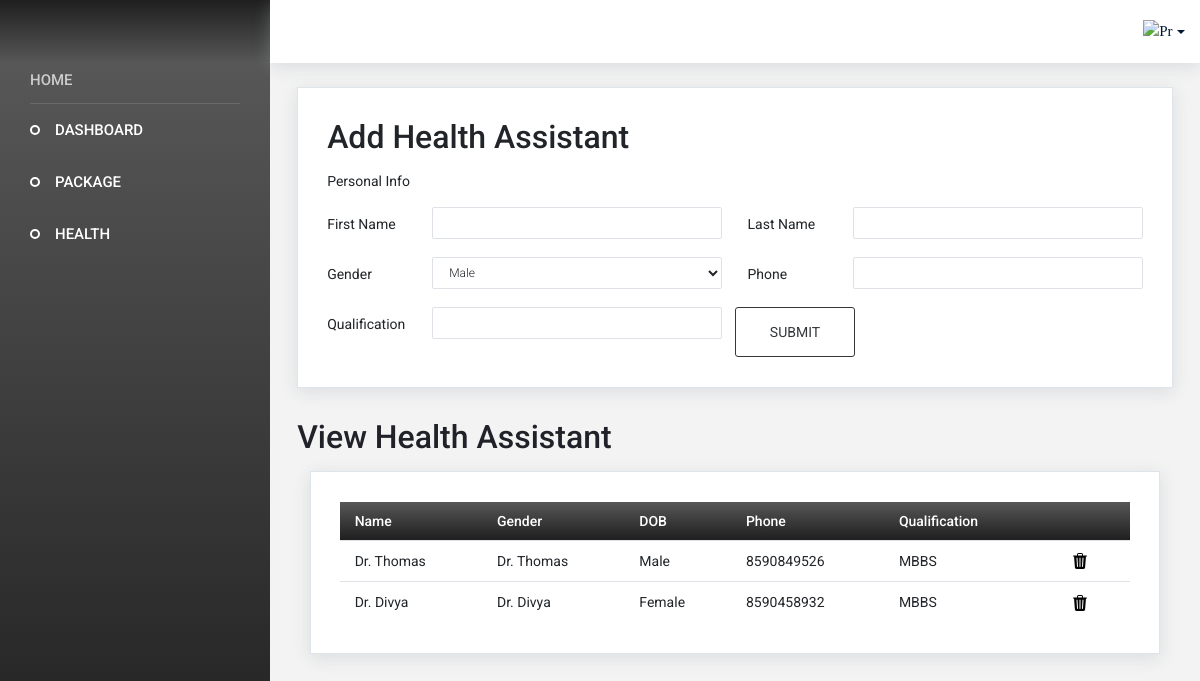
Page /health_assistance (signed in) on the committed database.
### app/models.py (models this page shows, shortened)
class HealthAssistant(models.Model):
    first_name = models.CharField(max_length=50)
    last_name = models.CharField(max_length=50)
    gender = models.CharField(max_length=50)
    phone_number = models.CharField(max_length=10)
    qualification = models.CharField(max_length=200)
    user_id = models.ForeignKey(CustomUser, on_delete=models.CASCADE)

### app/views.py (the view)
# urls.py: path('health_assistance', views.health_assistance, name="health_assistance"),
@cache_control(no_cache=True, must_revalidate=True, no_store=True)
@login_required(login_url=Login)
def health_assistance(request):
    user = CustomUser.objects.get(id=request.user.id)
    if request.method == 'POST':
        first_name = request.POST['first_name']
        last_name = request.POST['last_name']
        gender = request.POST['gender']
        phone_number = request.POST['phone_number']
        qualification = request.POST['qualification']
        data = HealthAssistant.objects.create(user_id=user, first_name=first_name,last_name=last_name, gender=gender, phone_number=phone_number,qualification=qualification)
        data.save()
        health_assistants = HealthAssistant.objects.filter(user_id=user)
        context = {
            'health_assistants': health_assistants,
            'User':user
        }
        return render(request, 'Agency/health-assistant.html', context)
    else:
        health_assistants = HealthAssistant.objects.filter(user_id=user)
        context = {
            'health_assistants': health_assistants,
            "User":user
        }
        return render(request, 'Agency/health-assistant.html', context)

### template/Agency/health-assistant.html (shortened to what this page needs)
{% extends 'Agency/index.html' %}
{% block content %}
  <div class="main-panel">
    <div class="content-wrapper">
      <div class="row">
        <div class="col-12 grid-margin">
          <div class="card">
            <div class="card-body">
              <h4 class="card-title" style="font-size: xx-large;">Add Health Assistant</h4>
              <form class="form-sample" action="{% url 'health_assistance' %}" method="post">
                <p class="card-description">Personal Info</p>
                <div class="row">
                  <div class="col-md-6">
                    <div class="form-group row">
                      <label class="col-sm-3 col-form-label">First Name</label>
                      <div class="col-sm-9">
                        <input type="text" name="first_name" class="form-control" />
                      </div>
                    </div>
                  </div>
                  <div class="col-md-6">
                    <div class="form-group row">
                      <label class="col-sm-3 col-form-label">Last Name</label>
                      <div class="col-sm-9">
                        <input type="text" name="last_name" class="form-control" />
                      </div>
                    </div>
                  </div>
                </div>
                <div class="row">
                  <div class="col-md-6">
                    <div class="form-group row">
                      <label class="col-sm-3 col-form-label">Gender</label>
                      <div class="col-sm-9">
                        <select class="form-control" name="gender">
                          <option>Male</option>
                        </select>
                      </div>
                    </div>
                  </div>
                <div class="col-md-6">
                  <div class="form-group row">
                    <label class="col-sm-3 col-form-label">Phone </label>
                    <div class="col-sm-9">
                      <input type="text" name="phone_number" class="form-control" />
                    </div>
                  </div>
                </div>
                <div class="col-md-6">
                  <div class="form-group row">
                    <label class="col-sm-3 col-form-label">Qualification</label>
                    <div class="col-sm-9">
                      <input type="text" name="qualification" class="form-control" />
                    </div>
                  </div>
                </div>
                <button type="submit" class="btn btn-outline-primary btn-fw">
                  SUBMIT</button>
              </form>
            </div>
          </div>
        </div>
        <h4 class="card-title" style="font-size: xx-large; margin-top: 30px;"> View Health Assistant</h4>
        <div class="col-lg-12  grid-margin ">
          <div class="card">
            <div class="card-body">
              <table class="table table-hover">
                <thead>
                  <tr>
                    <th>Name</th>
                    <th>Gender</th>
                    <th>DOB</th>
                    <th>Phone</th>
                    <th>Qualification</th>
                    <th></th>
                  </tr>
                </thead>
                <tbody>
                  {% for health_assistant in health_assistants %}
                  <tr>
                    <td>{{health_assistant.first_name}}</td>
                    <td>{{health_assistant.first_name}}</td>
                    <td>{{health_assistant.gender}}</td>
                    <td>{{health_assistant.phone_number}}</td>
                    <td>{{health_assistant.qualification}}</td>
                    <td><a href="{% url 'delete_healthassistant' id=health_assistant.id %}" style="padding-left: 20px;">
                    </a></td>
                  </tr>
                  {% endfor %}
                </tbody>
              </table>
            </div>
          </div>
        </div>
      </div>
    </div>
  </div>
{% endblock %}

### static/css/style1.css (style rules this page uses)
.card { box-shadow: 0 0 0 0 rgba(90, 113, 208, 0.11), 0 4px 16px 0 rgba(167, 175, 183, 0.33); border: solid 1px #dde4eb; border-radius: 0px; }
.card .card-title { color: #212529; }
.main-panel { transition: width 0.25s ease, margin 0.25s ease; width: calc(100% - 270px); min-height: calc(100vh - 63px); display: flex; flex-direction: column; }
.content-wrapper { background: #F3F3F3; padding: 1.5rem 1.7rem; width: 100%; flex-grow: 1; }

### template/Agency/index.html (style rules this page uses)
th { padding: 10px; background: linear-gradient(to top, #1f1f1f, #575757); color: white; }
td { padding: 8px; }

### rows in the picture
HealthAssistant: first_name "Dr. Thomas", gender "Male", phone_number "8590849526", qualification "MBBS"
HealthAssistant: first_name "Dr. Divya", gender "Female", phone_number "8590458932", qualification "MBBS"
